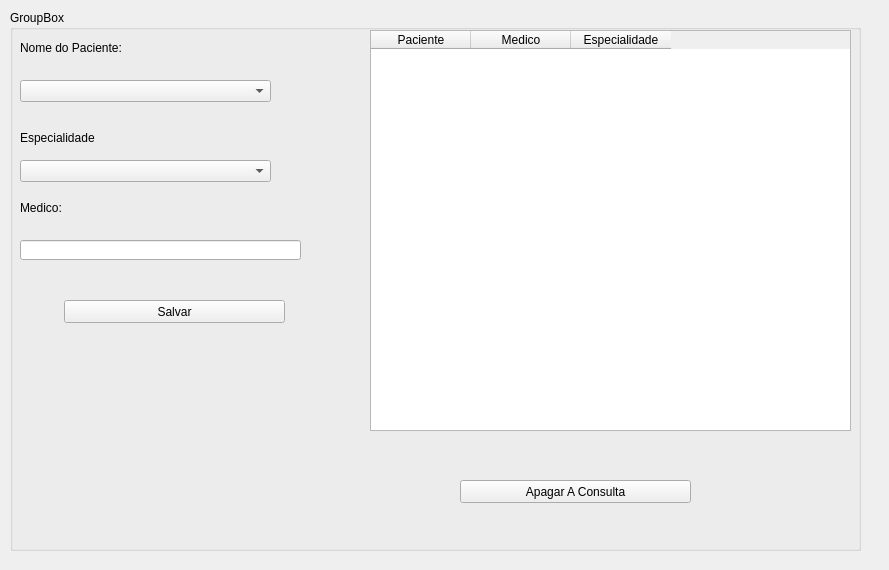
<?xml version="1.0" encoding="UTF-8"?>
<ui version="4.0">
 <class>Form</class>
 <widget class="QWidget" name="Form">
  <property name="geometry">
   <rect>
    <x>0</x>
    <y>0</y>
    <width>889</width>
    <height>570</height>
   </rect>
  </property>
  <property name="windowTitle">
   <string>Informações sobre a consulta</string>
  </property>
  <widget class="QGroupBox" name="groupBox">
   <property name="geometry">
    <rect>
     <x>10</x>
     <y>10</y>
     <width>851</width>
     <height>541</height>
    </rect>
   </property>
   <property name="title">
    <string>GroupBox</string>
   </property>
   <widget class="QTableWidget" name="tableWidget">
    <property name="geometry">
     <rect>
      <x>360</x>
      <y>20</y>
      <width>481</width>
      <height>401</height>
     </rect>
    </property>
    <column>
     <property name="text">
      <string>Paciente</string>
     </property>
    </column>
    <column>
     <property name="text">
      <string>Medico</string>
     </property>
    </column>
    <column>
     <property name="text">
      <string>Especialidade</string>
     </property>
    </column>
   </widget>
   <widget class="QLabel" name="label">
    <property name="geometry">
     <rect>
      <x>10</x>
      <y>30</y>
      <width>101</width>
      <height>16</height>
     </rect>
    </property>
    <property name="text">
     <string>Nome do Paciente:</string>
    </property>
   </widget>
   <widget class="QComboBox" name="combo_paciente">
    <property name="geometry">
     <rect>
      <x>10</x>
      <y>70</y>
      <width>251</width>
      <height>22</height>
     </rect>
    </property>
   </widget>
   <widget class="QLabel" name="label_2">
    <property name="geometry">
     <rect>
      <x>10</x>
      <y>120</y>
      <width>81</width>
      <height>16</height>
     </rect>
    </property>
    <property name="text">
     <string>Especialidade</string>
    </property>
   </widget>
   <widget class="QComboBox" name="combo_esp">
    <property name="geometry">
     <rect>
      <x>10</x>
      <y>150</y>
      <width>251</width>
      <height>22</height>
     </rect>
    </property>
   </widget>
   <widget class="QLabel" name="label_3">
    <property name="geometry">
     <rect>
      <x>10</x>
      <y>190</y>
      <width>81</width>
      <height>16</height>
     </rect>
    </property>
    <property name="text">
     <string>Medico:</string>
    </property>
   </widget>
   <widget class="QLineEdit" name="line_end">
    <property name="geometry">
     <rect>
      <x>10</x>
      <y>230</y>
      <width>281</width>
      <height>20</height>
     </rect>
    </property>
   </widget>
   <widget class="QPushButton" name="salvar">
    <property name="geometry">
     <rect>
      <x>54</x>
      <y>290</y>
      <width>221</width>
      <height>23</height>
     </rect>
    </property>
    <property name="text">
     <string>Salvar</string>
    </property>
   </widget>
   <widget class="QPushButton" name="apagar">
    <property name="geometry">
     <rect>
      <x>450</x>
      <y>470</y>
      <width>231</width>
      <height>23</height>
     </rect>
    </property>
    <property name="text">
     <string>Apagar A Consulta</string>
    </property>
   </widget>
  </widget>
 </widget>
 <resources/>
 <connections/>
</ui>
